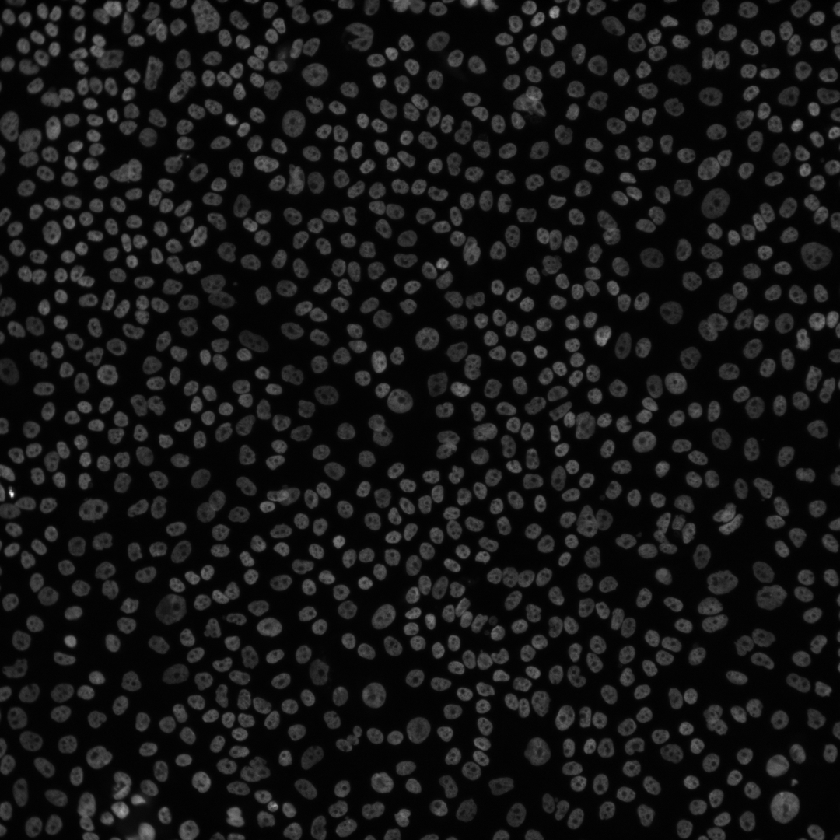
%> input picture FunctionRepository/Processing/SegmentationDev/CaseMCF10A_Hoechst.tif, 840 x 840 px, shrunk from 1080 x 1080 before the run
$ octave --eval "result = preprocessImage('../Processing/SegmentationDev/CaseMCF10A_Hoechst.tif');"   (GNU Octave 9; MATLAB toolbox functions it lacks are replaced by stand-ins)
%> lines starting %> are read from the running program, lines starting %| are printed output that depends on the picture; in (x1, y1, x2, y2) boxes, pixels count from 0 and x2, y2 are one past the last pixel; in counts of white or black regions, pixels touching at a corner belong together; the program's own positions count from 1
### FunctionRepository/Core/adaptivethresh.m
% ADAPTIVETHRESH - Wellner's adaptive thresholding
%
% Thresholds an image using a threshold that is varied across the image relative
% to the local mean, or median, at that point in the image.  Works quite well on
% text with shadows
%
% Usage: blackWhite = adaptivethresh(image, fsize, t, filterType, thresholdMode)
%
%        blackWhite = adaptivethresh(image) (uses default parameter values)
%
% Arguments:  image - Image to be thresholded.
%
%             fsize - Filter size used to determine the local weighted mean
%                     or local median.
%                     - If the filterType is 'gaussian' fsize specifies the
%                     standard deviation of Gaussian smoothing to be
%                     applied.
%                     - If the filterType is 'median' fsize specifies the
%                     size of the window over which the local median is
%                     calculated.
%
%                     The value for fsize should be large, around one tenth to
%                     one twentieth of the image size.  It defaults to one
%                     twentieth of the maximum image dimension.
%
%             t     - Depending on the value of 'mode' this is the value
%                     expressed as a percentage or fixed amount, relative to
%                     the local average, or median  grey value, below which
%                     the local threshold is set.
%                     Try values in the range -20 to +20.
%                     Use +ve values to threshold dark objects against a
%                     white background.   Use -ve values if you are
%                     thresholding white objects on a predominatly
%                     dark background so that the local threshold is set
%                     above the local mean/median. This parameter defaults to 15.
%
%    filterType     - Optional string specifying smoothing to be used
%                     - 'gaussian' use Gaussian smoothing to obtain local
%                     weighted mean as the  local reference value for setting
%                     the local threshold. This is the default
%                     - 'median' use median filtering to obtain local reference
%                     value for setting the local threshold
%
%    thresholdMode  - Optional string specifying the way the threshold is
%                     defined.
%                     - 'relative' the value of t represents the percentage,
%                     relative to the local average grey value, below which
%                     the local threshold is set. This is the default.
%                     - 'fixed' the value of t represents the fixed grey level
%                     relative to the local average grey value, below which
%                     the local threshold is set.
%
%                     Note that in the 'relative' threshold mode the amount the
%                     threshold differs from the local mean/median will vary in
%                     proportion with the local mean/median.  A small difference
%                     from the local mean in the dark regions of the image will
%                     be more significant than the same difference in a bright
%                     portion of the image.  This will match with human
%                     perception.  However this does mean that the results will
%                     depend on the grey value origin and whether the image
%                     is,say, negated.
%
% The implementation differs from Pierre Wellner's original adaptive
% thresholding algorithm in that he calculated the local weighted mean just
% along the row, or pairs of rows, in the image using a recursive filter.  Here
% we use symmetrical 2D Gaussian smoothing to calculate the local mean.  This is
% slower but more general.  This code also offers the option of using median
% filtering as a robust alternative to the mean (outliers will not influence the
% result) and offers the option of using a fixed threshold relative to the
% mean/median.  Despite the potential advantage of median filtering being
% more robust I find the output from using Gaussian filtering more pleasing.
%
% Reference: Pierre Wellner, "Adaptive Thresholding for the DigitalDesk" Rank
% Xerox Technical Report EPC-1993-110  1993

% Copyright (c) 2008 Peter Kovesi
% School of Computer Science & Software Engineering
% The University of Western Australia
% pk at csse uwa edu au
% http://www.csse.uwa.edu.au/
%
% Permission is hereby granted, free of charge, to any person obtaining a copy
% of this software and associated documentation files (the "Software"), to deal
% in the Software without restriction, subject to the following conditions:
%
% The above copyright notice and this permission notice shall be included in
% all copies or substantial portions of the Software.
%
% The Software is provided "as is", without warranty of any kind.
%
% August 2008

function blackWhite = adaptivethresh(image, fsize, t, filterType, thresholdMode)

    % Set up default parameter values accordingly. The 'nargin' is used to
    % determine the number of input arguments passed in to this function
    if nargin < 2
        fsize = fix(length(image)/20);
    end

    if nargin < 3
        % Fallback to default value for 't' if none has been specified
        t = 15;
    end

    if nargin < 4
        filterType = 'gaussian';
    end

    if nargin < 5
        thresholdMode = 'relative';
    end

    % Apply gaussian or median smoothing
    if strncmpi(filterType, 'gaussian', 3)
        g = fspecial('gaussian', 6*fsize, fsize);
        % filteredImage = filter2(g, image, 'symmetric');
        filteredImage = imfilter(image, g, 'symmetric');
    elseif strncmpi(filterType, 'median', 3)
        filteredImage = medfilt2(image, [fsize fsize], 'symmetric');
    else
        error('Filter type must be ''gaussian'' or ''median'' ');
    end

    % Finally apply the threshold
    if strncmpi(thresholdMode,'relative',3)
        blackWhite = image > filteredImage * (1 - t/100);
    elseif  strncmpi(thresholdMode,'fixed',3)
        blackWhite = image > filteredImage - t;
    else
        error('Mode must be ''relative'' or ''fixed'' ');
    end
end


### FunctionRepository/Core/preprocessImage.m
function [ mask ] = preprocessImage( imagePath )
    % Read the image
    image = imread(imagePath);
%> image is the input picture: size 840x840 uint16; min 1036, max 21824, mean 2794.9

    % Convert data type
    I = double(image);

    %  0 - 1 scale
    I = mat2gray(I);

    % Apply adaptive thresholding
    mask = adaptivethresh(I, 10, -10, 'gaussian', 'relative');
%> in adaptivethresh, `filteredImage = imfilter(image, g, 'symmetric');`:
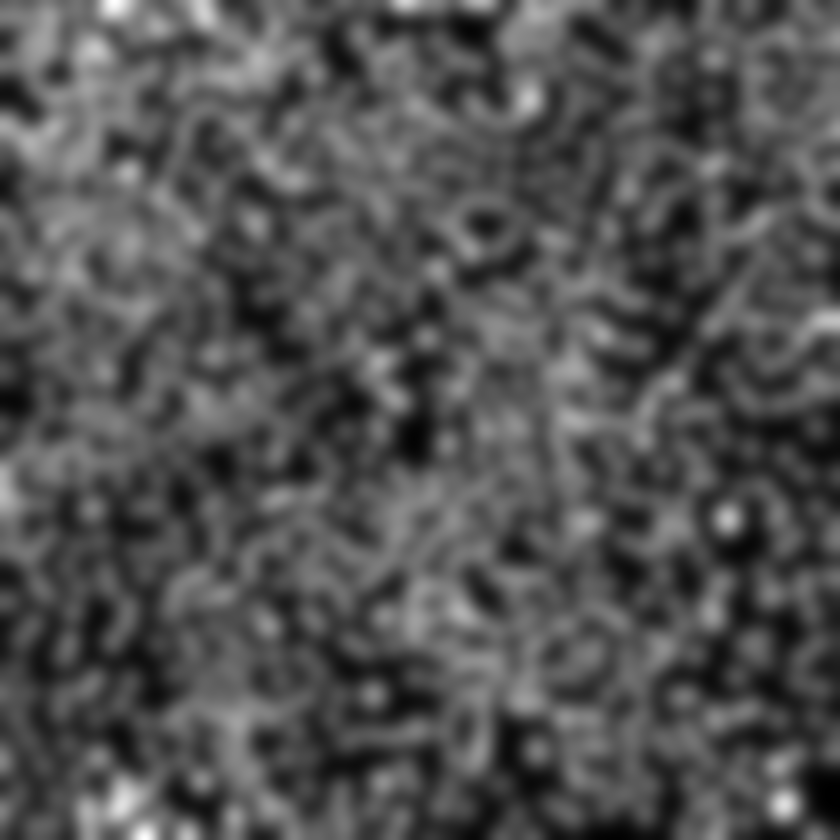
%> filteredImage: size 840x840 double; min 0.0139, max 0.233, mean 0.0846; drawn with min black and max white
%> in adaptivethresh, `blackWhite = image > filteredImage * (1 - t/100);`:
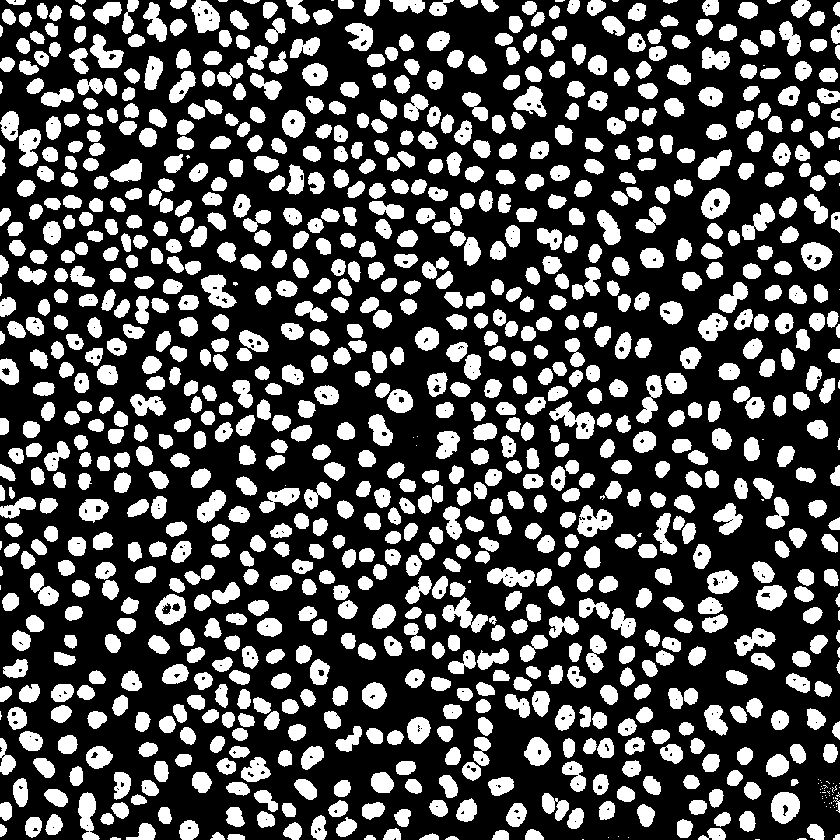
%> blackWhite: size 840x840 logical; 31.4% white; 1002 white regions (65 under 20 px), largest, box (x1, y1, x2, y2) and area: (549, 401, 595, 439) 746, (442, 597, 488, 633) 705, (771, 792, 800, 824) 690

    % Apply further filtering to clean salt-pepper noise & smaller objects
    mask = imfill(mask, 'holes');
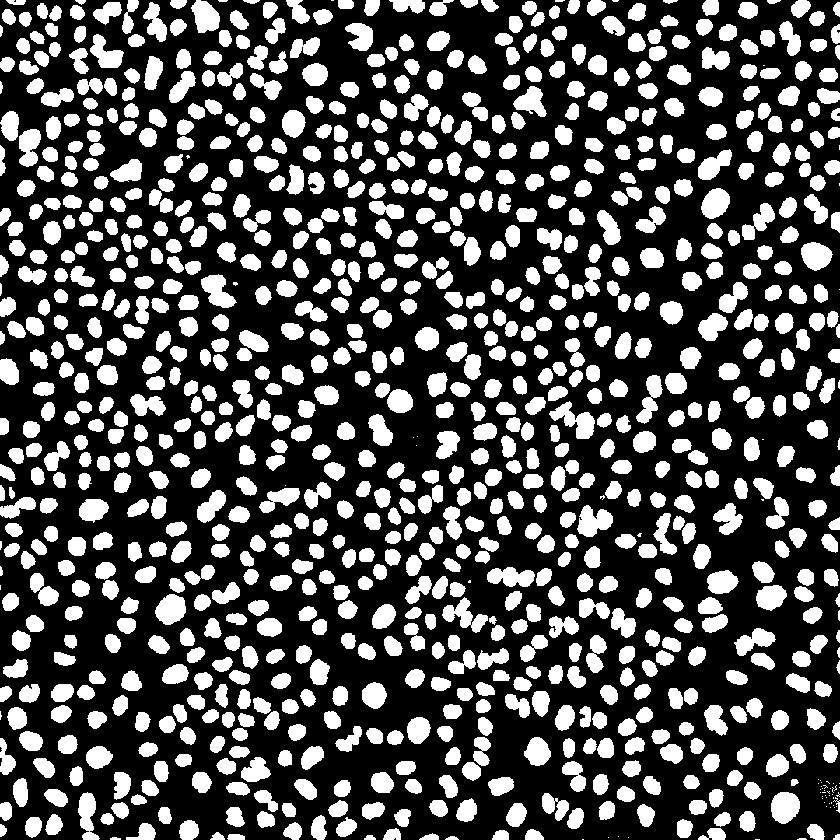
%> mask: size 840x840 logical; 31.8% white; 1001 white regions (64 under 20 px), largest, box (x1, y1, x2, y2) and area: (549, 401, 595, 439) 784, (577, 505, 613, 537) 734, (771, 792, 800, 824) 723
    mask = imopen(mask, strel('disk', 4,0));
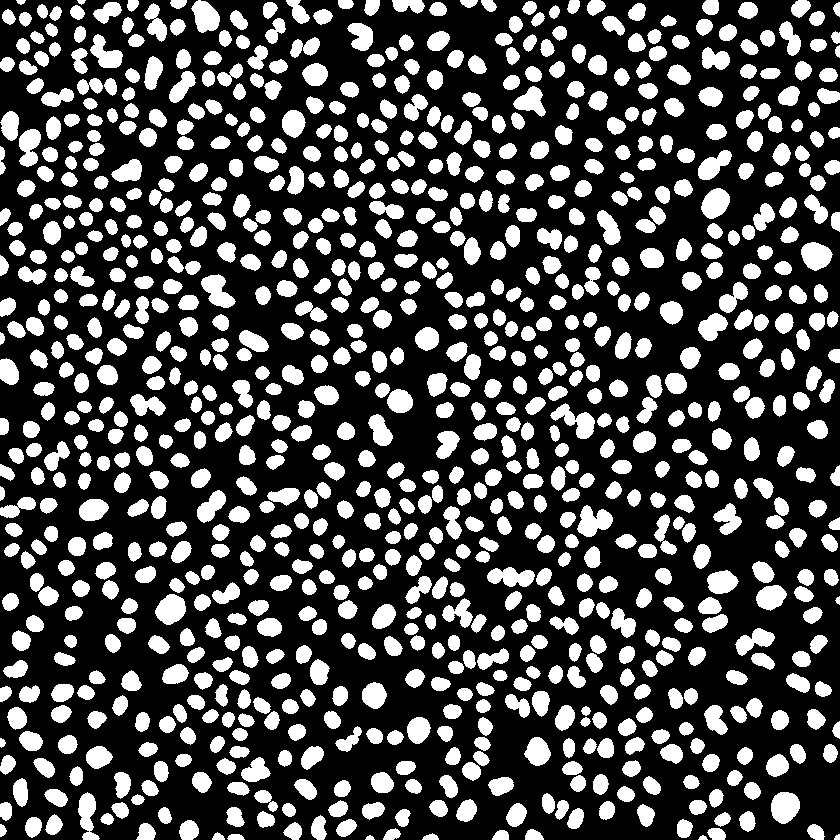
%> mask: size 840x840 logical; 30.1% white; 944 white regions, largest, box (x1, y1, x2, y2) and area: (771, 792, 800, 824) 718, (550, 403, 595, 439) 716, (577, 505, 613, 537) 711
    mask = bwareaopen(mask, 100,4);
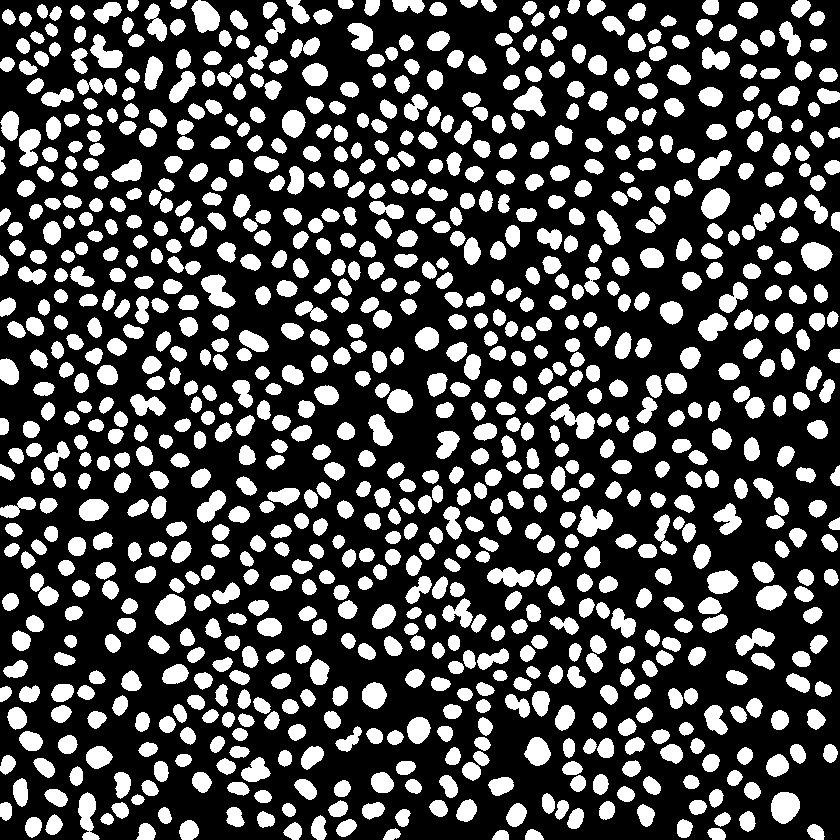
%> mask: size 840x840 logical; 29.9% white; 924 white regions, largest, box (x1, y1, x2, y2) and area: (771, 792, 800, 824) 718, (550, 403, 595, 439) 716, (577, 505, 613, 537) 711
end
